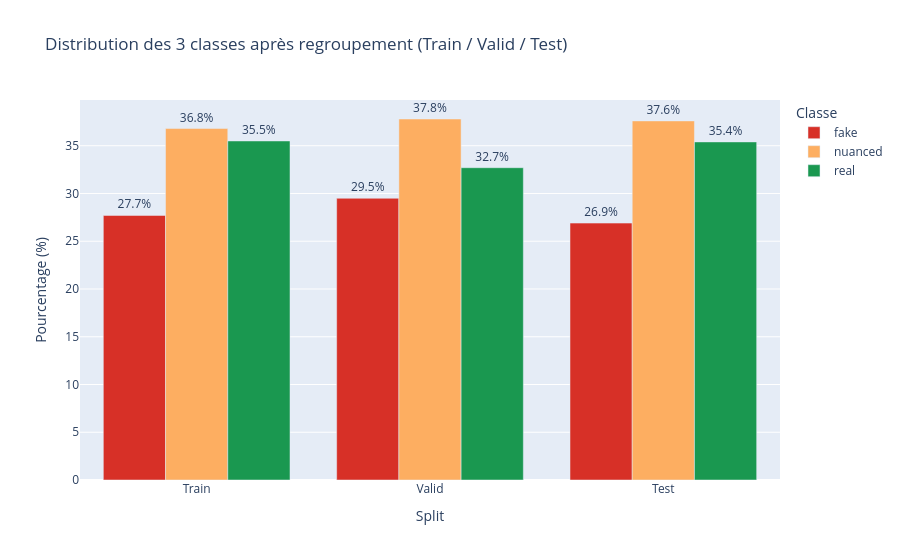

Write notebook code for a chart like this one.
### Markdown cell above
## 3. Distribution des labels après regroupement

### Code cell
ORDRE_3CLASS = ["fake", "nuanced", "real"]
COULEURS_3CLASS = ["#d73027", "#fdae61", "#1a9850"]

splits_data = {
    "Train": train,
    "Valid": valid,
    "Test" : test
}

rows = []
for nom, df in splits_data.items():
    counts = df["label_3class"].value_counts()
    for label in ORDRE_3CLASS:
        n = counts.get(label, 0)
        rows.append({
            "split": nom,
            "label": label,
            "count": n,
            "pct": round(n / len(df) * 100, 1)
        })

df_dist = pd.DataFrame(rows)

fig = px.bar(
    df_dist,
    x="split", y="pct", color="label",
    barmode="group",
    color_discrete_sequence=COULEURS_3CLASS,
    title="Distribution des 3 classes après regroupement (Train / Valid / Test)",
    labels={"pct": "Pourcentage (%)", "split": "Split", "label": "Classe"},
    text="pct"
)
fig.update_traces(texttemplate="%{text}%", textposition="outside")
fig.show()

print("\n=== Table comparative ===")
print(df_dist.pivot(index="label", columns="split", values="pct").to_string())

### Figure 1 — Plotly figure (JSON) as saved in the notebook; plotly's stock layout.template omitted (floating-point values rounded to 4 significant figures)
{"data": [{"alignmentgroup": "True", "hovertemplate": "Classe=fake<br>Split=%{x}<br>Pourcentage (%)=%{text}<extra></extra>", "legendgroup": "fake", "marker": {"color": "#d73027", "pattern": {"shape": ""}}, "name": "fake", "offsetgroup": "fake", "orientation": "v", "showlegend": true, "text": [27.7, 29.5, 26.9], "textposition": "outside", "texttemplate": "%{text}%", "type": "bar", "x": ["Train", "Valid", "Test"], "xaxis": "x", "y": [27.7, 29.5, 26.9], "yaxis": "y"}, {"alignmentgroup": "True", "hovertemplate": "Classe=nuanced<br>Split=%{x}<br>Pourcentage (%)=%{text}<extra></extra>", "legendgroup": "nuanced", "marker": {"color": "#fdae61", "pattern": {"shape": ""}}, "name": "nuanced", "offsetgroup": "nuanced", "orientation": "v", "showlegend": true, "text": [36.8, 37.8, 37.6], "textposition": "outside", "texttemplate": "%{text}%", "type": "bar", "x": ["Train", "Valid", "Test"], "xaxis": "x", "y": [36.8, 37.8, 37.6], "yaxis": "y"}, {"alignmentgroup": "True", "hovertemplate": "Classe=real<br>Split=%{x}<br>Pourcentage (%)=%{text}<extra></extra>", "legendgroup": "real", "marker": {"color": "#1a9850", "pattern": {"shape": ""}}, "name": "real", "offsetgroup": "real", "orientation": "v", "showlegend": true, "text": [35.5, 32.7, 35.4], "textposition": "outside", "texttemplate": "%{text}%", "type": "bar", "x": ["Train", "Valid", "Test"], "xaxis": "x", "y": [35.5, 32.7, 35.4], "yaxis": "y"}], "layout": {"barmode": "group", "legend": {"title": {"text": "Classe"}, "tracegroupgap": 0}, "title": {"text": "Distribution des 3 classes après regroupement (Train / Valid / Test)"}, "xaxis": {"anchor": "y", "domain": [0, 1], "title": {"text": "Split"}}, "yaxis": {"anchor": "x", "domain": [0, 1], "title": {"text": "Pourcentage (%)"}}}}
